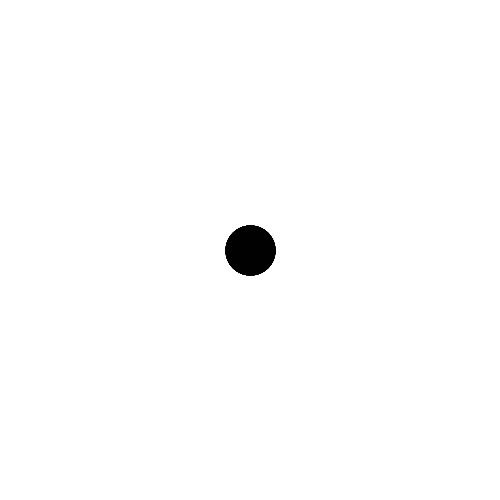
Frame 1 (no input)
Frame 60 (the mouse pressed at the canvas centre just before this capture): identical to frame 1, image omitted
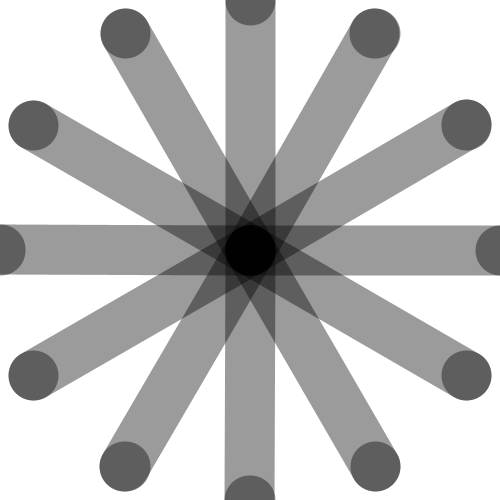
Frame 120 (the mouse held since frame 60 and released just before this capture)

The Processing sketch that drew these frames (run headless with seeded random() and noise(); from frame 60 on, the mouse is pressed at the canvas centre):

// Processing sketch: s07e02rotate
// ── s07e02rotate.pde
PVector srodek;

void setup() {
  size(500, 500);
  background(255);
  strokeWeight(50);
  stroke(0, 100);
  srodek = new PVector(width/2, height/2);
}

void draw() {
  background(255);
  point(srodek.x, srodek.y);

  for (int kat = 0; kat<360; kat=kat+30) {
    PVector ramie = new PVector(mouseX, 0);
    ramie.rotate(radians(kat));
    PVector pozycja = PVector.add(srodek, ramie);
    point(pozycja.x, pozycja.y);
    line(srodek.x,srodek.y, pozycja.x, pozycja.y);
  }
}
